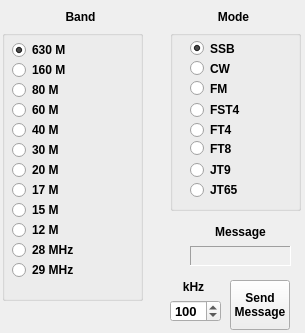
   <widget class="QWidget" name="tab_HF">
    <property name="sizePolicy">
     <sizepolicy hsizetype="Fixed" vsizetype="Fixed">
      <horstretch>0</horstretch>
      <verstretch>0</verstretch>
     </sizepolicy>
    </property>
    <property name="minimumSize">
     <size>
      <width>305</width>
      <height>333</height>
     </size>
    </property>
    <property name="maximumSize">
     <size>
      <width>305</width>
      <height>333</height>
     </size>
    </property>
    <property name="windowTitle">
     <string/>
    </property>
    <attribute name="title">
     <string>HF</string>
    </attribute>
    <widget class="QGroupBox" name="groupBox_3">
     <property name="geometry">
      <rect>
       <x>2</x>
       <y>30</y>
       <width>141</width>
       <height>271</height>
      </rect>
     </property>
     <property name="title">
      <string/>
     </property>
     <widget class="QRadioButton" name="radioBut630M">
      <property name="geometry">
       <rect>
        <x>10</x>
        <y>10</y>
        <width>121</width>
        <height>20</height>
       </rect>
      </property>
      <property name="font">
       <font>
        <bold>true</bold>
       </font>
      </property>
      <property name="accessibleName">
       <string/>
      </property>
      <property name="text">
       <string>630 M</string>
      </property>
      <property name="checked">
       <bool>true</bool>
      </property>
     </widget>
     <widget class="QRadioButton" name="radioBut160M">
      <property name="geometry">
       <rect>
        <x>10</x>
        <y>30</y>
        <width>121</width>
        <height>20</height>
       </rect>
      </property>
      <property name="font">
       <font>
        <bold>true</bold>
       </font>
      </property>
      <property name="accessibleName">
       <string/>
      </property>
      <property name="text">
       <string>160 M</string>
      </property>
     </widget>
     <widget class="QRadioButton" name="radioBut10M2">
      <property name="enabled">
       <bool>true</bool>
      </property>
      <property name="geometry">
       <rect>
        <x>10</x>
        <y>230</y>
        <width>121</width>
        <height>20</height>
       </rect>
      </property>
      <property name="font">
       <font>
        <bold>true</bold>
       </font>
      </property>
      <property name="accessibleName">
       <string/>
      </property>
      <property name="text">
       <string>29 MHz</string>
      </property>
     </widget>
     <widget class="QRadioButton" name="radioBut80M">
      <property name="geometry">
       <rect>
        <x>10</x>
        <y>50</y>
        <width>121</width>
        <height>20</height>
       </rect>
      </property>
      <property name="font">
       <font>
        <bold>true</bold>
       </font>
      </property>
      <property name="accessibleName">
       <string/>
      </property>
      <property name="text">
       <string>80 M</string>
      </property>
     </widget>
     <widget class="QRadioButton" name="radioBut60M">
      <property name="geometry">
       <rect>
        <x>10</x>
        <y>70</y>
        <width>121</width>
        <height>20</height>
       </rect>
      </property>
      <property name="font">
       <font>
        <bold>true</bold>
       </font>
      </property>
      <property name="accessibleName">
       <string/>
      </property>
      <property name="text">
       <string>60 M</string>
      </property>
     </widget>
     <widget class="QRadioButton" name="radioBut40M">
      <property name="geometry">
       <rect>
        <x>10</x>
        <y>90</y>
        <width>121</width>
        <height>20</height>
       </rect>
      </property>
      <property name="font">
       <font>
        <bold>true</bold>
       </font>
      </property>
      <property name="accessibleName">
       <string/>
      </property>
      <property name="text">
       <string>40 M</string>
      </property>
     </widget>
     <widget class="QRadioButton" name="radioBut30M">
      <property name="geometry">
       <rect>
        <x>10</x>
        <y>110</y>
        <width>121</width>
        <height>20</height>
       </rect>
      </property>
      <property name="font">
       <font>
        <bold>true</bold>
       </font>
      </property>
      <property name="accessibleName">
       <string/>
      </property>
      <property name="text">
       <string>30 M</string>
      </property>
     </widget>
     <widget class="QRadioButton" name="radioBut20M">
      <property name="geometry">
       <rect>
        <x>10</x>
        <y>130</y>
        <width>121</width>
        <height>20</height>
       </rect>
      </property>
      <property name="font">
       <font>
        <bold>true</bold>
       </font>
      </property>
      <property name="accessibleName">
       <string/>
      </property>
      <property name="text">
       <string>20 M</string>
      </property>
     </widget>
     <widget class="QRadioButton" name="radioBut17M">
      <property name="geometry">
       <rect>
        <x>10</x>
        <y>150</y>
        <width>121</width>
        <height>20</height>
       </rect>
      </property>
      <property name="font">
       <font>
        <bold>true</bold>
       </font>
      </property>
      <property name="accessibleName">
       <string/>
      </property>
      <property name="text">
       <string>17 M</string>
      </property>
     </widget>
     <widget class="QRadioButton" name="radioBut15M">
      <property name="geometry">
       <rect>
        <x>10</x>
        <y>170</y>
        <width>121</width>
        <height>20</height>
       </rect>
      </property>
      <property name="font">
       <font>
        <bold>true</bold>
       </font>
      </property>
      <property name="accessibleName">
       <string/>
      </property>
      <property name="text">
       <string>15 M</string>
      </property>
     </widget>
     <widget class="QRadioButton" name="radioBut12M">
      <property name="geometry">
       <rect>
        <x>10</x>
        <y>190</y>
        <width>121</width>
        <height>20</height>
       </rect>
      </property>
      <property name="font">
       <font>
        <bold>true</bold>
       </font>
      </property>
      <property name="accessibleName">
       <string/>
      </property>
      <property name="text">
       <string>12 M</string>
      </property>
     </widget>
     <widget class="QRadioButton" name="radioBut10M1">
      <property name="geometry">
       <rect>
        <x>10</x>
        <y>210</y>
        <width>121</width>
        <height>20</height>
       </rect>
      </property>
      <property name="font">
       <font>
        <bold>true</bold>
       </font>
      </property>
      <property name="accessibleName">
       <string/>
      </property>
      <property name="text">
       <string>28 MHz</string>
      </property>
     </widget>
    </widget>
    <widget class="QGroupBox" name="groupBox_4">
     <property name="geometry">
      <rect>
       <x>170</x>
       <y>30</y>
       <width>131</width>
       <height>181</height>
      </rect>
     </property>
     <property name="title">
      <string/>
     </property>
     <widget class="QRadioButton" name="radioButSSB2">
      <property name="geometry">
       <rect>
        <x>20</x>
        <y>10</y>
        <width>81</width>
        <height>17</height>
       </rect>
      </property>
      <property name="font">
       <font>
        <bold>true</bold>
       </font>
      </property>
      <property name="accessibleName">
       <string/>
      </property>
      <property name="text">
       <string>SSB</string>
      </property>
      <property name="checked">
       <bool>true</bool>
      </property>
     </widget>
     <widget class="QRadioButton" name="radioButCW2">
      <property name="geometry">
       <rect>
        <x>20</x>
        <y>30</y>
        <width>81</width>
        <height>17</height>
       </rect>
      </property>
      <property name="font">
       <font>
        <bold>true</bold>
       </font>
      </property>
      <property name="accessibleName">
       <string/>
      </property>
      <property name="text">
       <string>CW</string>
      </property>
     </widget>
     <widget class="QRadioButton" name="radioButFM2">
      <property name="geometry">
       <rect>
        <x>20</x>
        <y>50</y>
        <width>81</width>
        <height>17</height>
       </rect>
      </property>
      <property name="font">
       <font>
        <bold>true</bold>
       </font>
      </property>
      <property name="accessibleName">
       <string/>
      </property>
      <property name="text">
       <string>FM</string>
      </property>
     </widget>
     <widget class="QRadioButton" name="radioButFT82">
      <property name="geometry">
       <rect>
        <x>20</x>
        <y>110</y>
        <width>81</width>
        <height>17</height>
       </rect>
      </property>
      <property name="font">
       <font>
        <bold>true</bold>
       </font>
      </property>
      <property name="accessibleName">
       <string/>
      </property>
      <property name="text">
       <string>FT8</string>
      </property>
     </widget>
     <widget class="QRadioButton" name="radioButFT4">
      <property name="geometry">
       <rect>
        <x>20</x>
        <y>90</y>
        <width>101</width>
        <height>20</height>
       </rect>
      </property>
      <property name="font">
       <font>
        <bold>true</bold>
       </font>
      </property>
      <property name="accessibleName">
       <string/>
      </property>
      <property name="text">
       <string>FT4</string>
      </property>
     </widget>
     <widget class="QRadioButton" name="radioButJT65">
      <property name="geometry">
       <rect>
        <x>20</x>
        <y>150</y>
        <width>101</width>
        <height>20</height>
       </rect>
      </property>
      <property name="font">
       <font>
        <bold>true</bold>
       </font>
      </property>
      <property name="accessibleName">
       <string/>
      </property>
      <property name="text">
       <string>JT65</string>
      </property>
     </widget>
     <widget class="QRadioButton" name="radioButJT9">
      <property name="geometry">
       <rect>
        <x>20</x>
        <y>130</y>
        <width>101</width>
        <height>20</height>
       </rect>
      </property>
      <property name="font">
       <font>
        <bold>true</bold>
       </font>
      </property>
      <property name="accessibleName">
       <string/>
      </property>
      <property name="text">
       <string>JT9</string>
      </property>
     </widget>
     <widget class="QRadioButton" name="radioButFST4">
      <property name="geometry">
       <rect>
        <x>20</x>
        <y>70</y>
        <width>101</width>
        <height>20</height>
       </rect>
      </property>
      <property name="font">
       <font>
        <bold>true</bold>
       </font>
      </property>
      <property name="accessibleName">
       <string/>
      </property>
      <property name="text">
       <string>FST4</string>
      </property>
     </widget>
    </widget>
    <widget class="QLabel" name="label_52">
     <property name="geometry">
      <rect>
       <x>170</x>
       <y>280</y>
       <width>47</width>
       <height>13</height>
      </rect>
     </property>
     <property name="font">
      <font>
       <bold>true</bold>
      </font>
     </property>
     <property name="text">
      <string>kHz</string>
     </property>
     <property name="alignment">
      <set>Qt::AlignCenter</set>
     </property>
    </widget>
    <widget class="QSpinBox" name="kHzBox2">
     <property name="geometry">
      <rect>
       <x>170</x>
       <y>300</y>
       <width>51</width>
       <height>22</height>
      </rect>
     </property>
     <property name="font">
      <font>
       <pointsize>10</pointsize>
       <bold>true</bold>
      </font>
     </property>
     <property name="maximum">
      <number>999</number>
     </property>
     <property name="value">
      <number>100</number>
     </property>
    </widget>
    <widget class="QPushButton" name="button2">
     <property name="geometry">
      <rect>
       <x>230</x>
       <y>280</y>
       <width>60</width>
       <height>50</height>
      </rect>
     </property>
     <property name="font">
      <font>
       <bold>true</bold>
      </font>
     </property>
     <property name="text">
      <string>Send
Message</string>
     </property>
    </widget>
    <widget class="QLabel" name="label_62">
     <property name="geometry">
      <rect>
       <x>57</x>
       <y>10</y>
       <width>47</width>
       <height>13</height>
      </rect>
     </property>
     <property name="font">
      <font>
       <bold>true</bold>
      </font>
     </property>
     <property name="text">
      <string>Band</string>
     </property>
     <property name="alignment">
      <set>Qt::AlignCenter</set>
     </property>
    </widget>
    <widget class="QLabel" name="label_72">
     <property name="geometry">
      <rect>
       <x>210</x>
       <y>10</y>
       <width>47</width>
       <height>13</height>
      </rect>
     </property>
     <property name="font">
      <font>
       <bold>true</bold>
      </font>
     </property>
     <property name="text">
      <string>Mode</string>
     </property>
     <property name="alignment">
      <set>Qt::AlignCenter</set>
     </property>
    </widget>
    <widget class="QLabel" name="label82">
     <property name="geometry">
      <rect>
       <x>190</x>
       <y>224</y>
       <width>101</width>
       <height>16</height>
      </rect>
     </property>
     <property name="font">
      <font>
       <bold>true</bold>
      </font>
     </property>
     <property name="text">
      <string>Message</string>
     </property>
     <property name="alignment">
      <set>Qt::AlignCenter</set>
     </property>
    </widget>
    <widget class="QLabel" name="messageLabel2">
     <property name="geometry">
      <rect>
       <x>190</x>
       <y>246</y>
       <width>101</width>
       <height>20</height>
      </rect>
     </property>
     <property name="font">
      <font>
       <bold>true</bold>
      </font>
     </property>
     <property name="autoFillBackground">
      <bool>false</bool>
     </property>
     <property name="frameShape">
      <enum>QFrame::Panel</enum>
     </property>
     <property name="frameShadow">
      <enum>QFrame::Sunken</enum>
     </property>
     <property name="text">
      <string/>
     </property>
     <property name="alignment">
      <set>Qt::AlignCenter</set>
     </property>
    </widget>
   </widget>
